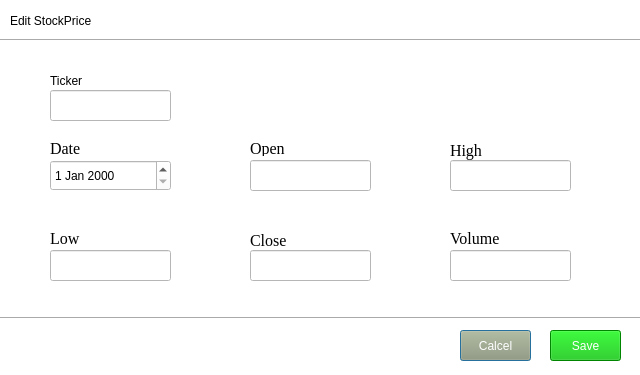
<?xml version="1.0" encoding="UTF-8"?>
<ui version="4.0">
 <class>Detail</class>
 <widget class="QDialog" name="Detail">
  <property name="geometry">
   <rect>
    <x>0</x>
    <y>0</y>
    <width>640</width>
    <height>375</height>
   </rect>
  </property>
  <property name="windowTitle">
   <string>Stock Price Prediction</string>
  </property>
  <property name="windowOpacity">
   <double>1.000000000000000</double>
  </property>
  <property name="styleSheet">
   <string notr="true">background-color: rgb(255, 255, 255);</string>
  </property>
  <widget class="QPushButton" name="btnCancel">
   <property name="geometry">
    <rect>
     <x>460</x>
     <y>330</y>
     <width>71</width>
     <height>31</height>
    </rect>
   </property>
   <property name="styleSheet">
    <string notr="true">background-color: rgb(154, 154, 115);
font: 10pt &quot;Times New Roman&quot;;
color: rgb(255, 255, 255);</string>
   </property>
   <property name="text">
    <string>Calcel</string>
   </property>
  </widget>
  <widget class="QPushButton" name="btnSave">
   <property name="geometry">
    <rect>
     <x>550</x>
     <y>330</y>
     <width>71</width>
     <height>31</height>
    </rect>
   </property>
   <property name="styleSheet">
    <string notr="true">color: rgb(255, 255, 255);
font: 10pt &quot;Times New Roman&quot;;
background-color: rgb(0, 186, 0);</string>
   </property>
   <property name="text">
    <string>Save</string>
   </property>
  </widget>
  <widget class="QLabel" name="lblTicker_2">
   <property name="enabled">
    <bool>false</bool>
   </property>
   <property name="geometry">
    <rect>
     <x>50</x>
     <y>70</y>
     <width>61</width>
     <height>21</height>
    </rect>
   </property>
   <property name="focusPolicy">
    <enum>Qt::NoFocus</enum>
   </property>
   <property name="styleSheet">
    <string notr="true">font: 75 12pt &quot;Times New Roman&quot;;
color: rgb(0, 0, 0);</string>
   </property>
   <property name="text">
    <string>Ticker</string>
   </property>
  </widget>
  <widget class="QLineEdit" name="txtticker">
   <property name="enabled">
    <bool>true</bool>
   </property>
   <property name="geometry">
    <rect>
     <x>50</x>
     <y>90</y>
     <width>121</width>
     <height>31</height>
    </rect>
   </property>
   <property name="styleSheet">
    <string notr="true">color: rgb(0, 0, 0);
font: 12pt &quot;Times New Roman&quot;;</string>
   </property>
  </widget>
  <widget class="QLabel" name="lblDate_2">
   <property name="enabled">
    <bool>false</bool>
   </property>
   <property name="geometry">
    <rect>
     <x>50</x>
     <y>140</y>
     <width>61</width>
     <height>16</height>
    </rect>
   </property>
   <property name="font">
    <font>
     <family>Times New Roman</family>
     <pointsize>12</pointsize>
     <weight>9</weight>
     <italic>false</italic>
     <bold>false</bold>
    </font>
   </property>
   <property name="focusPolicy">
    <enum>Qt::NoFocus</enum>
   </property>
   <property name="styleSheet">
    <string notr="true">font: 75 12pt &quot;Times New Roman&quot;;
color: rgb(0, 0, 0);
</string>
   </property>
   <property name="text">
    <string>Date</string>
   </property>
  </widget>
  <widget class="QDateEdit" name="txtdate">
   <property name="geometry">
    <rect>
     <x>50</x>
     <y>160</y>
     <width>121</width>
     <height>31</height>
    </rect>
   </property>
   <property name="styleSheet">
    <string notr="true">font: 12pt &quot;Times New Roman&quot;;
color: rgb(0, 0, 0);</string>
   </property>
  </widget>
  <widget class="QLabel" name="lblOpen_2">
   <property name="enabled">
    <bool>false</bool>
   </property>
   <property name="geometry">
    <rect>
     <x>250</x>
     <y>140</y>
     <width>61</width>
     <height>16</height>
    </rect>
   </property>
   <property name="font">
    <font>
     <family>Times New Roman</family>
     <pointsize>12</pointsize>
     <weight>9</weight>
     <italic>false</italic>
     <bold>false</bold>
    </font>
   </property>
   <property name="focusPolicy">
    <enum>Qt::NoFocus</enum>
   </property>
   <property name="styleSheet">
    <string notr="true">font: 75 12pt &quot;Times New Roman&quot;;
color: rgb(0, 0, 0);
</string>
   </property>
   <property name="text">
    <string>Open</string>
   </property>
   <property name="textFormat">
    <enum>Qt::PlainText</enum>
   </property>
  </widget>
  <widget class="QLineEdit" name="txtopen">
   <property name="geometry">
    <rect>
     <x>250</x>
     <y>160</y>
     <width>121</width>
     <height>31</height>
    </rect>
   </property>
   <property name="styleSheet">
    <string notr="true">color: rgb(0, 0, 0);
font: 12pt &quot;Times New Roman&quot;;</string>
   </property>
  </widget>
  <widget class="QLineEdit" name="txthigh">
   <property name="geometry">
    <rect>
     <x>450</x>
     <y>160</y>
     <width>121</width>
     <height>31</height>
    </rect>
   </property>
   <property name="styleSheet">
    <string notr="true">color: rgb(0, 0, 0);
font: 12pt &quot;Times New Roman&quot;;</string>
   </property>
  </widget>
  <widget class="QLabel" name="lblHigh_2">
   <property name="enabled">
    <bool>false</bool>
   </property>
   <property name="geometry">
    <rect>
     <x>450</x>
     <y>140</y>
     <width>61</width>
     <height>20</height>
    </rect>
   </property>
   <property name="font">
    <font>
     <family>Times New Roman</family>
     <pointsize>12</pointsize>
     <weight>9</weight>
     <italic>false</italic>
     <bold>false</bold>
    </font>
   </property>
   <property name="focusPolicy">
    <enum>Qt::NoFocus</enum>
   </property>
   <property name="styleSheet">
    <string notr="true">font: 75 12pt &quot;Times New Roman&quot;;
color: rgb(0, 0, 0);</string>
   </property>
   <property name="text">
    <string>High</string>
   </property>
   <property name="textFormat">
    <enum>Qt::PlainText</enum>
   </property>
  </widget>
  <widget class="QLineEdit" name="txtlow">
   <property name="geometry">
    <rect>
     <x>50</x>
     <y>250</y>
     <width>121</width>
     <height>31</height>
    </rect>
   </property>
   <property name="styleSheet">
    <string notr="true">color: rgb(0, 0, 0);
font: 12pt &quot;Times New Roman&quot;;</string>
   </property>
  </widget>
  <widget class="QLineEdit" name="txtvolume">
   <property name="geometry">
    <rect>
     <x>450</x>
     <y>250</y>
     <width>121</width>
     <height>31</height>
    </rect>
   </property>
   <property name="styleSheet">
    <string notr="true">color: rgb(0, 0, 0);
font: 12pt &quot;Times New Roman&quot;;</string>
   </property>
  </widget>
  <widget class="QLabel" name="lblVolume_2">
   <property name="enabled">
    <bool>false</bool>
   </property>
   <property name="geometry">
    <rect>
     <x>450</x>
     <y>230</y>
     <width>61</width>
     <height>16</height>
    </rect>
   </property>
   <property name="font">
    <font>
     <family>Times New Roman</family>
     <pointsize>12</pointsize>
     <weight>9</weight>
     <italic>false</italic>
     <bold>false</bold>
    </font>
   </property>
   <property name="focusPolicy">
    <enum>Qt::NoFocus</enum>
   </property>
   <property name="styleSheet">
    <string notr="true">font: 75 12pt &quot;Times New Roman&quot;;
color: rgb(0, 0, 0);</string>
   </property>
   <property name="text">
    <string>Volume</string>
   </property>
   <property name="textFormat">
    <enum>Qt::PlainText</enum>
   </property>
  </widget>
  <widget class="QLabel" name="lblClose_2">
   <property name="enabled">
    <bool>false</bool>
   </property>
   <property name="geometry">
    <rect>
     <x>250</x>
     <y>230</y>
     <width>61</width>
     <height>20</height>
    </rect>
   </property>
   <property name="font">
    <font>
     <family>Times New Roman</family>
     <pointsize>12</pointsize>
     <weight>9</weight>
     <italic>false</italic>
     <bold>false</bold>
    </font>
   </property>
   <property name="focusPolicy">
    <enum>Qt::NoFocus</enum>
   </property>
   <property name="styleSheet">
    <string notr="true">font: 75 12pt &quot;Times New Roman&quot;;
color: rgb(0, 0, 0);</string>
   </property>
   <property name="text">
    <string>Close</string>
   </property>
   <property name="textFormat">
    <enum>Qt::PlainText</enum>
   </property>
  </widget>
  <widget class="QLineEdit" name="txtclose">
   <property name="geometry">
    <rect>
     <x>250</x>
     <y>250</y>
     <width>121</width>
     <height>31</height>
    </rect>
   </property>
   <property name="styleSheet">
    <string notr="true">color: rgb(0, 0, 0);
font: 12pt &quot;Times New Roman&quot;;</string>
   </property>
  </widget>
  <widget class="QLabel" name="lblLow_2">
   <property name="enabled">
    <bool>false</bool>
   </property>
   <property name="geometry">
    <rect>
     <x>50</x>
     <y>230</y>
     <width>61</width>
     <height>16</height>
    </rect>
   </property>
   <property name="font">
    <font>
     <family>Times New Roman</family>
     <pointsize>12</pointsize>
     <weight>9</weight>
     <italic>false</italic>
     <bold>false</bold>
    </font>
   </property>
   <property name="focusPolicy">
    <enum>Qt::NoFocus</enum>
   </property>
   <property name="styleSheet">
    <string notr="true">font: 75 12pt &quot;Times New Roman&quot;;
color: rgb(0, 0, 0);</string>
   </property>
   <property name="text">
    <string>Low</string>
   </property>
   <property name="textFormat">
    <enum>Qt::PlainText</enum>
   </property>
  </widget>
  <widget class="Line" name="line">
   <property name="geometry">
    <rect>
     <x>0</x>
     <y>310</y>
     <width>641</width>
     <height>16</height>
    </rect>
   </property>
   <property name="orientation">
    <enum>Qt::Horizontal</enum>
   </property>
  </widget>
  <widget class="Line" name="line_2">
   <property name="geometry">
    <rect>
     <x>0</x>
     <y>30</y>
     <width>641</width>
     <height>21</height>
    </rect>
   </property>
   <property name="orientation">
    <enum>Qt::Horizontal</enum>
   </property>
  </widget>
  <widget class="QLabel" name="label">
   <property name="geometry">
    <rect>
     <x>10</x>
     <y>10</y>
     <width>121</width>
     <height>21</height>
    </rect>
   </property>
   <property name="styleSheet">
    <string notr="true">color: rgb(0, 0, 0);
font: 75 12pt &quot;Times New Roman&quot;;</string>
   </property>
   <property name="text">
    <string>Edit StockPrice</string>
   </property>
  </widget>
 </widget>
 <resources/>
 <connections/>
</ui>
